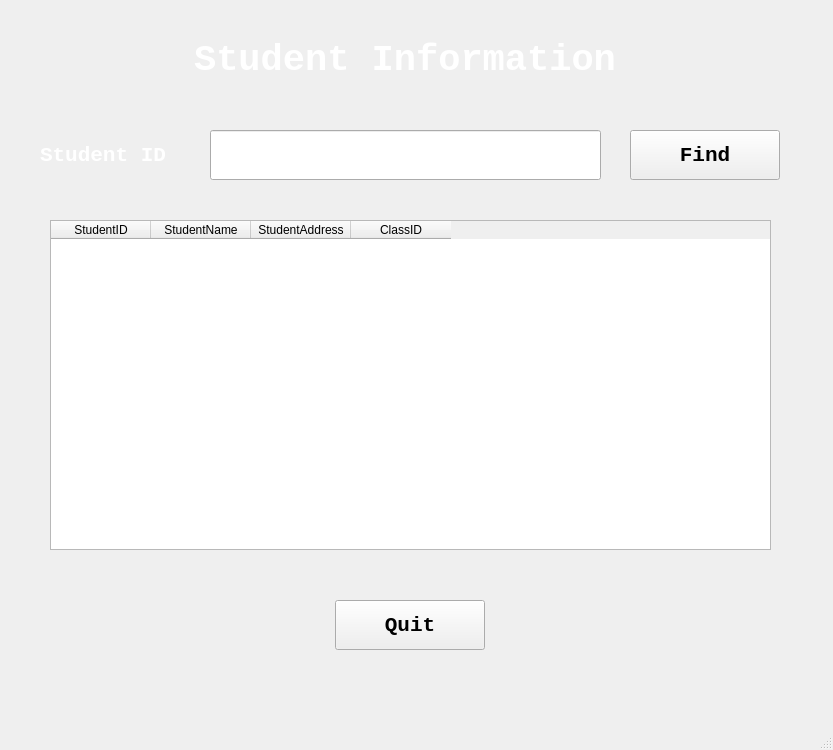
<?xml version="1.0" encoding="UTF-8"?>
<ui version="4.0">
 <class>FindWindow</class>
 <widget class="QMainWindow" name="FindWindow">
  <property name="geometry">
   <rect>
    <x>0</x>
    <y>0</y>
    <width>833</width>
    <height>750</height>
   </rect>
  </property>
  <property name="windowTitle">
   <string>MainWindow</string>
  </property>
  <widget class="QWidget" name="centralwidget">
   <widget class="QLabel" name="Background">
    <property name="geometry">
     <rect>
      <x>0</x>
      <y>0</y>
      <width>821</width>
      <height>700</height>
     </rect>
    </property>
    <property name="styleSheet">
     <string notr="true">background-image: url(:/Main/background.png);</string>
    </property>
    <property name="text">
     <string/>
    </property>
   </widget>
   <widget class="QLabel" name="titleFind">
    <property name="geometry">
     <rect>
      <x>30</x>
      <y>10</y>
      <width>750</width>
      <height>100</height>
     </rect>
    </property>
    <property name="font">
     <font>
      <family>Consolas</family>
      <pointsize>28</pointsize>
      <weight>75</weight>
      <bold>true</bold>
     </font>
    </property>
    <property name="styleSheet">
     <string notr="true">color: rgb(255, 255, 255);</string>
    </property>
    <property name="text">
     <string>Student Information</string>
    </property>
    <property name="alignment">
     <set>Qt::AlignCenter</set>
    </property>
   </widget>
   <widget class="QLineEdit" name="TextStudentID">
    <property name="geometry">
     <rect>
      <x>210</x>
      <y>130</y>
      <width>391</width>
      <height>50</height>
     </rect>
    </property>
    <property name="font">
     <font>
      <family>Consolas</family>
      <pointsize>16</pointsize>
     </font>
    </property>
    <property name="text">
     <string/>
    </property>
   </widget>
   <widget class="QPushButton" name="ButtonFind">
    <property name="geometry">
     <rect>
      <x>630</x>
      <y>130</y>
      <width>150</width>
      <height>50</height>
     </rect>
    </property>
    <property name="font">
     <font>
      <family>Consolas</family>
      <pointsize>16</pointsize>
      <weight>75</weight>
      <bold>true</bold>
     </font>
    </property>
    <property name="text">
     <string>Find</string>
    </property>
   </widget>
   <widget class="QPushButton" name="ButtonQuit">
    <property name="geometry">
     <rect>
      <x>335</x>
      <y>600</y>
      <width>150</width>
      <height>50</height>
     </rect>
    </property>
    <property name="font">
     <font>
      <family>Consolas</family>
      <pointsize>16</pointsize>
      <weight>75</weight>
      <bold>true</bold>
     </font>
    </property>
    <property name="text">
     <string>Quit</string>
    </property>
   </widget>
   <widget class="QLabel" name="LabelStudentID">
    <property name="geometry">
     <rect>
      <x>40</x>
      <y>130</y>
      <width>160</width>
      <height>50</height>
     </rect>
    </property>
    <property name="font">
     <font>
      <family>Consolas</family>
      <pointsize>16</pointsize>
      <weight>75</weight>
      <bold>true</bold>
     </font>
    </property>
    <property name="styleSheet">
     <string notr="true">color: rgb(255, 255, 255);</string>
    </property>
    <property name="text">
     <string>Student ID</string>
    </property>
   </widget>
   <widget class="QTableWidget" name="TableData">
    <property name="geometry">
     <rect>
      <x>50</x>
      <y>220</y>
      <width>721</width>
      <height>330</height>
     </rect>
    </property>
    <column>
     <property name="text">
      <string>StudentID</string>
     </property>
    </column>
    <column>
     <property name="text">
      <string>StudentName</string>
     </property>
    </column>
    <column>
     <property name="text">
      <string>StudentAddress</string>
     </property>
    </column>
    <column>
     <property name="text">
      <string>ClassID</string>
     </property>
    </column>
   </widget>
  </widget>
  <widget class="QMenuBar" name="menubar">
   <property name="geometry">
    <rect>
     <x>0</x>
     <y>0</y>
     <width>833</width>
     <height>26</height>
    </rect>
   </property>
  </widget>
  <widget class="QStatusBar" name="statusbar"/>
 </widget>
 <resources>
  <include location="BackGround.qrc"/>
 </resources>
 <connections/>
</ui>
